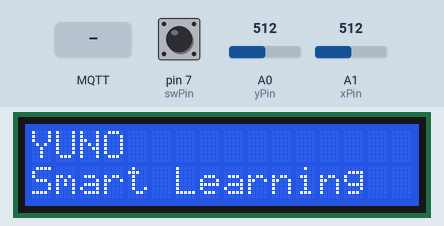
A sketch run on a simulated Arduino Uno WiFi Rev2. On the bench: 16×2 character LCD. Inputs (shaded band) come from the test bench; at power-on: pin 7 (swPin) HIGH, A0 (yPin) = 512, A1 (xPin) = 512. WiFi joins after 1.5 s; servers stay silent unless stated; no MQTT or app messages arrive unless stated; what the sketch prints to the serial monitor is not drawn.

Above: at 2.8 s.
2.9 s: MQTT message "FLICKER" arrives on the first subscribed topic
5.9 s: MQTT message "NAME:" arrives on the first subscribed topic
At 6.8 s:
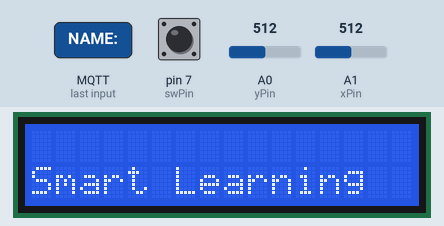
7.4 s: MQTT message "FLICKER" arrives on the first subscribed topic
Timing chart, 0 to 10.4 s (numbered marks = the images above; inputs shaded):
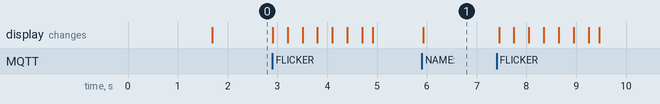

The sketch:

Commands_Senden_UP_RIGHT_LEFT_DOWN.ino
```cpp
#include <Arduino.h>
#include <WiFiNINA.h>  // Arduino UNO WiFi Rev2 (NINA-W102 Modul)
#include <PubSubClient.h>
#include <LiquidCrystal.h>

// -------------------- LCD + JOYSTICK PINS --------------------
LiquidCrystal lcd(12, 11, 5, 4, 3, 2);

// Joystick axes swapped to match physical orientation
const int xPin = A1;   // Joystick X-axis (left/right)
const int yPin = A0;   // Joystick Y-axis (up/down)
const int swPin = 7;   // Joystick Button

// -------------------- WLAN + MQTT SETTINGS --------------------
const char* WIFI_SSID     = "Robin";
const char* WIFI_PASSWORD = "12345678";
const char* MQTT_HOST     = "172.20.10.11";  // Pi 2 (WaveShare) — Mosquitto broker
const uint16_t MQTT_PORT  = 1883;

const char* TOPIC_IN  = "pi/to/arduino";
const char* TOPIC_OUT = "arduino/to/pi";

// -------------------- DISPLAY STATE --------------------
String lineTop = "";
String lineBottom = "";
int scrollPos = 0;

// -------------------- MQTT CLIENT --------------------
WiFiClient wifiClient;
PubSubClient mqtt(wifiClient);

// -------------------- HELPER FUNCTIONS --------------------
String crop(const String& s, int start) {
  if (start < 0) start = 0;
  int end = start + 16;
  if (end > s.length()) end = s.length();
  String out = s.substring(start, end);
  while (out.length() < 16) out += " ";
  return out;
}

void render() {
  lcd.clear();
  lcd.setCursor(0, 0);
  lcd.print(crop(lineTop, 0));
  lcd.setCursor(0, 1);
  lcd.print(crop(lineBottom, scrollPos));
}

void flickerDisplay() {
  for (int i = 0; i < 10; i++) {
    lcd.noDisplay();
    delay(100);
    lcd.display();
    delay(100);
  }
  render();
}

void handleCommand(const String& cmd) {
  Serial.print("Received command: "); // DEBUG
  Serial.println(cmd);                // DEBUG

  if (cmd.startsWith("NAME:")) {
    lineTop = cmd.substring(5);
    scrollPos = 0;
  } else if (cmd.startsWith("DESC:")) {
    lineBottom = cmd.substring(5);
    scrollPos = 0;
  } else if (cmd == "CLEAR") {
    lineTop = "";
    lineBottom = "";
  } else if (cmd == "FLICKER") {
    flickerDisplay();
    return;
  }
  render();
}

void onMqttMessage(char* topic, byte* payload, unsigned int length) {
  Serial.println("MQTT message received"); // DEBUG

  String msg;
  for (unsigned int i = 0; i < length; i++) msg += (char)payload[i];
  msg.trim();
  handleCommand(msg);
}

void ensureMqtt() {
  if (mqtt.connected()) return;

  Serial.println("MQTT not connected! Attempting reconnect..."); // DEBUG

  while (!mqtt.connected()) {
    Serial.print("Connecting to MQTT... "); // DEBUG
    if (mqtt.connect("arduino-lcd-client")) {
      Serial.println("connected!"); // DEBUG
      mqtt.subscribe(TOPIC_IN);
      Serial.println("Subscribed to: pi/to/arduino"); // DEBUG
    } else {
      Serial.print("MQTT failed, rc="); // DEBUG
      Serial.println(mqtt.state());
      delay(2000);
    }
  }
}

// -------------------- SETUP --------------------
void setup() {
  Serial.begin(9600);
  lcd.begin(16, 2);
  pinMode(swPin, INPUT_PULLUP);

  Serial.print("Connecting to WiFi "); // DEBUG
  Serial.print(WIFI_SSID);            // DEBUG
  Serial.println(" ...");             // DEBUG

  WiFi.begin(WIFI_SSID, WIFI_PASSWORD);

  int timeout = 0;
  while (WiFi.status() != WL_CONNECTED) {
    delay(500);
    Serial.print(".");                // DEBUG
    timeout++;
    if (timeout > 30) {
      Serial.println("\n❌ WiFi connection FAILED!"); // DEBUG
      break;
    }
  }

  if (WiFi.status() == WL_CONNECTED) {
    Serial.println("\n✔️ WiFi connected!");         // DEBUG
    Serial.print("IP address: ");
    Serial.println(WiFi.localIP());
  } else {
    Serial.println("⚠️ Not connected to WiFi!");     // DEBUG
  }

  mqtt.setServer(MQTT_HOST, MQTT_PORT);
  mqtt.setCallback(onMqttMessage);

  ensureMqtt();

  lineTop = "YUNO";
  lineBottom = "Smart Learning";
  render();
}

// -------------------- MAIN LOOP --------------------
enum JoyState { NEUTRAL, UP, DOWN, LEFT, RIGHT };
static JoyState lastState = NEUTRAL;

void loop() {
  // ---------------- Debug: WiFi & MQTT status ----------------
  if (WiFi.status() != WL_CONNECTED) {
    Serial.println("⚠️ Lost WiFi connection!"); // DEBUG
  }

  if (!mqtt.connected()) {
    Serial.println("⚠️ MQTT lost, reconnecting..."); // DEBUG
    ensureMqtt();
  }

  mqtt.loop();

  // ---------------- Joystick reading ----------------
  int xVal = analogRead(xPin);
  int yVal = analogRead(yPin);
  int btn  = digitalRead(swPin);

  // Debug raw values
  Serial.print("JOY X:");
  Serial.print(xVal);
  Serial.print(" Y:");
  Serial.print(yVal);
  Serial.print(" BTN:");
  Serial.println(btn);

  bool changed = false;
  JoyState currentState = NEUTRAL;

  if (yVal < 400) currentState = DOWN;
  else if (yVal > 600) currentState = UP;
  else if (xVal < 400) currentState = LEFT;
  else if (xVal > 600) currentState = RIGHT;

  if (currentState != lastState && currentState != NEUTRAL) {
    switch (currentState) {
      case UP:
        mqtt.publish(TOPIC_OUT, "JOY:UP");
        Serial.println("JOY:UP"); // DEBUG
        break;
      case DOWN:
        mqtt.publish(TOPIC_OUT, "JOY:DOWN");
        Serial.println("JOY:DOWN"); // DEBUG
        break;
      case LEFT:
        mqtt.publish(TOPIC_OUT, "JOY:LEFT");
        Serial.println("JOY:LEFT"); // DEBUG
        if (scrollPos > 0) scrollPos--;
        changed = true;
        break;
      case RIGHT:
        mqtt.publish(TOPIC_OUT, "JOY:RIGHT");
        Serial.println("JOY:RIGHT"); // DEBUG
        if (scrollPos < max(0, (int)lineBottom.length() - 16)) scrollPos++;
        changed = true;
        break;
      default: break;
    }
  }

  lastState = currentState;

  static int lastBtn = HIGH;
  if (btn == LOW && lastBtn == HIGH) {
    mqtt.publish(TOPIC_OUT, "JOY:PRESS");
    Serial.println("JOY:PRESS"); // DEBUG
  }
  lastBtn = btn;

  if (changed) render();

  delay(50);
}
```

Measured:
- after the input at 5.9 s, the display: changes at once (image 1)
